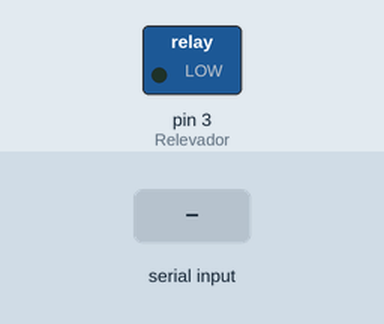
The sketch below on a simulated Arduino Uno, built with avr-gcc and run on an emulated ATmega328P. Parts: switched loads named in the sketch (green lamp = pin HIGH). The test bench sets the inputs (shaded band).

Above: at 1.2 s.
1.3 s: "s" received over Serial
At 2.5 s:
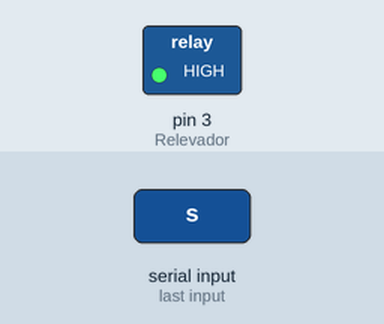
2.8 s: "r" received over Serial
At 4.0 s:
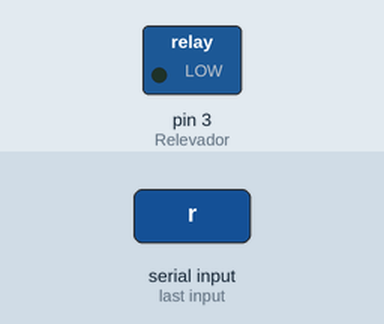
Timing chart, 0 to 5.8 s (numbered marks = the images above; inputs shaded):
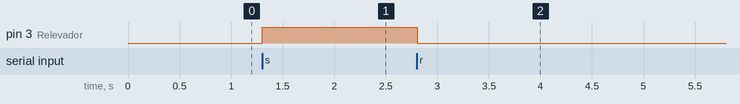

Measured:
- after the input at 1.3 s, pin 3 (Relevador): LOW → HIGH at once
- after the input at 2.8 s, pin 3 (Relevador): HIGH → LOW at once

The sketch:

sistema_arduino.ino
```cpp
#include <DHT.h>
#include <DHT_U.h>

#define DHTPIN 6
#define DHTTYPE DHT11

int hum;
char v;
DHT dht(DHTPIN, DHTTYPE);

void setup() {
  pinMode(3, OUTPUT); //Relevador
  //pinMode(6, INPUT); //Humedad
  Serial.begin(9600);
  dht.begin();
}

void loop() {
  if(Serial.available() > 0){
    v = Serial.read();
    if(v == 's'){ //abrir valvula
      digitalWrite(3, HIGH);
    }
    if(v == 'r'){ //cerrar valvula
      digitalWrite(3, LOW);
    }
    if(v == 'a'){ //pedido datos sensores
        hum = 100 * analogRead(A0) / 1024;
        float t = dht.readTemperature();
        Serial.print(t);
        Serial.print(",");
        Serial.println(hum);
    }
  }
  delay(10);
}
```
